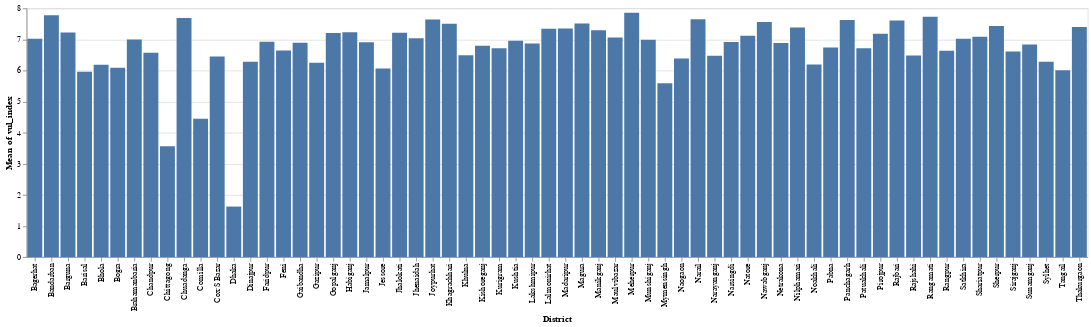

Notebook cell for this chart:
### Markdown cell above
#### This is a bar graph that helps us visualize how vulnerable most of the cities in Bangladesh are to being flooded. Bangladesh, being a delta where three major rivers end, has historically been an attractive region for farming. Most of the cities in the country are situated near rivers, making them more prone to being flooded.

#### The two most developed cities, in the country (Dhaka & Chittagong) have infrastructure to withstand flooding. Unfortunately, the other districts that are less developed are more prone to being flooded.

### Code cell
temp = df.sort_values('Population', ascending = False).head(5000)
alt.Chart(temp).mark_bar().encode(
    y='mean(vul_index):Q', # Q means quantitative
    x='District:N', 
)

### Figure 1 — Vega-Lite specification as saved in the notebook (floating-point values rounded to 4 significant figures; data arrays with more than 128 entries replaced by an {"elided": "..."} marker saying what was removed)
{"config": {"view": {"continuousWidth": 400, "continuousHeight": 300}}, "data": {"name": "data-5e45db91a04ebc3ca309bb1f968bd8f6"}, "mark": "bar", "encoding": {"x": {"field": "District", "type": "nominal"}, "y": {"aggregate": "mean", "field": "vul_index", "type": "quantitative"}}, "$schema": "https://vega.github.io/schema/vega-lite/v4.17.0.json", "datasets": {"data-5e45db91a04ebc3ca309bb1f968bd8f6": {"elided": "5000 records"}}}
